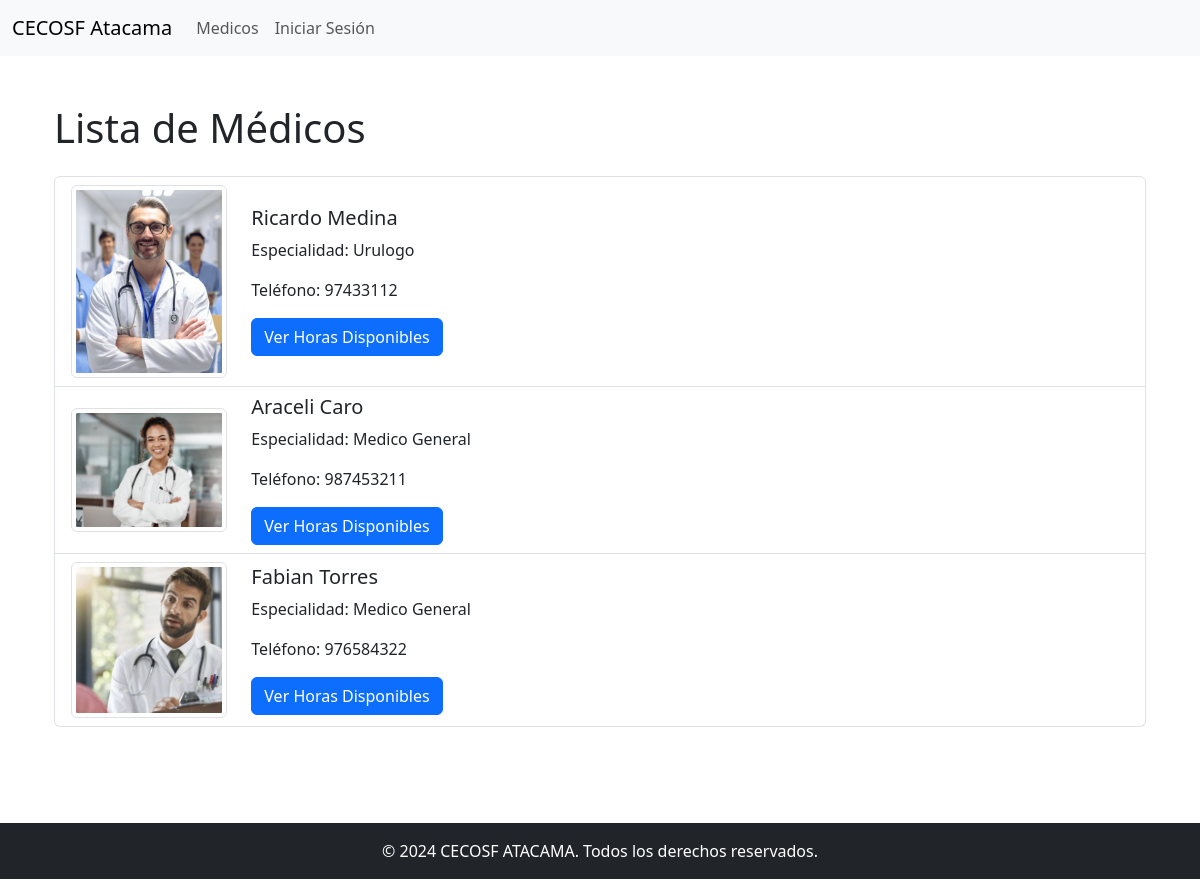
The app's page /personas/listamedicos with its own data.
### personas/models.py (models this page shows, shortened)
class Medico(models.Model):
    nombre = models.CharField(max_length=100)
    especialidad = models.CharField(max_length=100)
    telefono = models.CharField(max_length=15)
    foto = models.ImageField(upload_to='medicos_fotos/', null=True, blank=True)
    contraseña = models.CharField(max_length=128, null=True, blank=True)

### personas/views.py (the view)
# urls.py: path('listamedicos', views.listamedicos, name='listamedicos'),
def listamedicos(request):
    medicos = Medico.objects.all()
    return render(request, 'personas/listamedicos.html', {'medicos': medicos})

### personas/templates/personas/listamedicos.html (shortened to what this page needs)
{% extends 'personas/base.html' %}
{% load static %}
{% block content %}
<div class="container">
    <h1 class="mb-4">Lista de Médicos</h1>
    <ul class="list-group">
        {% for medico in medicos %}
        <li class="list-group-item">
            <div class="row align-items-center">
                <div class="col-md-2">
                    <img src="{{ medico.foto.url }}" alt="{{ medico.nombre }}" class="img-thumbnail"
                         onerror="this.onerror=null; this.src='{% static 'images/default_medico.jpg' %}'">
                </div>
                <div class="col-md-10">
                    <h5>{{ medico.nombre }}</h5>
                    <p>Especialidad: {{ medico.especialidad }}</p>
                    <p>Teléfono: {{ medico.telefono }}</p>
                    <a href="{% url 'ver_horas_medico' medico.id %}" class="btn btn-primary">Ver Horas Disponibles</a>
                </div>
            </div>
        </li>
        {% endfor %}
    </ul>
</div>
{% endblock %}

### personas/templates/personas/base.html (style rules this page uses)
body { display: flex; flex-direction: column; min-height: 100vh; }

### records on screen
Medico: foto (picture), nombre "Ricardo Medina", especialidad "Urulogo", telefono "97433112"
Medico: foto (picture), nombre "Araceli Caro", especialidad "Medico General", telefono "987453211"
Medico: foto (picture), nombre "Fabian Torres", especialidad "Medico General", telefono "976584322"
